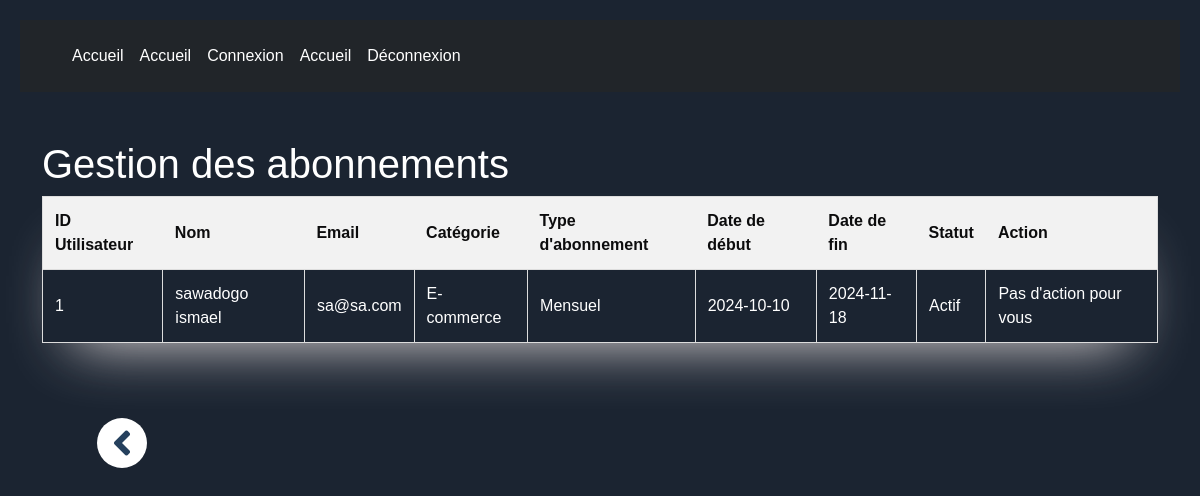
Screenshot of /souscription/user_souscription.php (signed in) with the database file from the repository.
### tables this page shows
CREATE TABLE `subscriptions` (
  `id` int NOT NULL,
  `user_id` int DEFAULT NULL,
  `categorie` enum('E-commerce','Gestion-hopital','Gestion-administrative') DEFAULT NULL,
  `type_abonnement` enum('Mensuel','Annuel') DEFAULT NULL,
  `date_debut` date DEFAULT NULL,
  `date_fin` date DEFAULT NULL,
  `statut` enum('Actif','Expiré','Annulé') DEFAULT 'Actif',
  `prix` decimal(10,0) DEFAULT NULL
);

CREATE TABLE `users` (
  `id` int NOT NULL,
  `nom` varchar(100) DEFAULT NULL,
  `prenom` varchar(100) DEFAULT NULL,
  `telephone` varchar(20) DEFAULT NULL,
  `email` varchar(100) DEFAULT NULL,
  `mot_de_passe` varchar(255) DEFAULT NULL,
  `date_naissance` date DEFAULT NULL,
  `sexe` enum('M','F') DEFAULT NULL,
  `statut` enum('Actif','Inactif') DEFAULT NULL,
  `created_at` timestamp NULL DEFAULT CURRENT_TIMESTAMP
);

### souscription/user_souscription.php (the view, shortened to what this page needs)
<?php
require_once '../public/composants/body_header.php';
require_once ('../users/db_my.php');
$sql = "SELECT users.id AS user_id, users.nom, users.prenom, users.email,subscriptions.id AS subscription_id, subscriptions.categorie, subscriptions.type_abonnement, subscriptions.date_debut, subscriptions.date_fin, subscriptions.statut
        FROM users
        JOIN subscriptions ON users.id = subscriptions.user_id WHERE users.id='".$_SESSION['user_id']."'";
$result = $conn->query($sql);
?>
<!DOCTYPE html>
<html>
<head>
    <link rel="stylesheet" href="../public/css/style.css">
    <link rel="stylesheet" href="../public/css/fa.css">
</head>
<body class="fadeInRightBig">
<h1 class="text-white">Gestion des abonnements</h1>
<table border="1">
    <tr>
        <th>ID Utilisateur</th>
        <th>Nom</th>
        <th>Email</th>
        <th>Catégorie</th>
        <th>Type d'abonnement</th>
        <th>Date de début</th>
        <th>Date de fin</th>
        <th>Statut</th>
        <th>Action</th>
    </tr>
    <?php
    if ($result->num_rows > 0) {
        while($row = $result->fetch_assoc()) {
            echo "<tr>";
            echo "<td>" . $row['user_id'] . "</td>";
            echo "<td>" . $row['nom'] . " " . $row['prenom'] . "</td>";
            echo "<td>" . $row['email'] . "</td>";
            echo "<td>" . $row['categorie'] . "</td>";
            echo "<td>" . $row['type_abonnement'] . "</td>";
            echo "<td>" . $row['date_debut'] . "</td>";
            echo "<td>" . $row['date_fin'] . "</td>";
            echo "<td>" . $row['statut'] . "</td>";
            echo "<td>
                   Pas d'action pour vous
                </td>";
            echo "</tr>";
        }
    } else {
        echo "<tr><td colspan='9'>Aucun utilisateur trouvé.</td></tr>";
    }
    ?>
</table>
<a onclick="history.back();"  class="mb-5"><i class="fas fa-angle-left arrow fa-3dicon fa-5x "></i></a>
</body>
</html>
<?php
require_once '../public/composants/sidefooter.php';
?>

### public/css/style.css (style rules this page uses)
body { font-family: Arial, sans-serif; margin: 0; padding: 20px; background-color: #1b2431!important; }
h1 { color: #333; }
table { width: 100%; border-collapse: collapse; margin-bottom: 20px; box-shadow: rgba(250, 250, 251, 0) 0px 50px 100px -20px, rgb(230, 223, 223) 0px 30px 60px -30px; }
table, td { border: 1px solid #ddd; color: white; }
th { color: #0c0c0d; }
th, td { padding: 12px; text-align: left; }
th { background-color: #f2f2f2; }

### public/css/fa.css (style rules this page uses)
.fa-3dicon { -webkit-transform-style: preserve-3d; -moz-transform-style: preserve-3d; -ms-transform-style: preserve-3d; -o-transform-style: preserve-3d; transform-style: preserve-3d; -webkit-perspective: 1000px; -moz-perspective: 1000px; -ms-perspective: 1000px; -o-perspective: 1000px; perspective: 1000px; -webkit-animation-name: rotate; -webkit-animation-duration:3s; -webkit-animation-timing-function: linear; -webkit-animation-iteration-count:infinite; -webkit-animation-fill-mode:both; -moz-animation-name: rotate; -moz-animation-duration:3s; -moz-animation-timing-function: linear; -moz-animation-iteration-count:infinite; -moz-animation-fill-mode:both; -o-animation-name: rotate; -o-animation-duration:3s; -o-animation-timing-function: linear; -o-animation-iteration-count:infinite; -o-animation-fill-mode:both; -ms-animation-name: rotate; -ms-animation-duration:3s; -ms-animation-timing-function: linear; -ms-animation-iteration-count:infinite; -ms-animation-fill-mode:both; animation-name: rotate; animation-duration:3s; animation-timing-function: linear; animation-iteration-count:infinite; animation-fill-mode:both; color:#25405D; margin:30px; }
.fadeInRightBig { -webkit-animation-name: fadeInRightBig; animation-name: fadeInRightBig; -webkit-animation-duration: 1s; animation-duration: 1s; -webkit-animation-fill-mode: both; animation-fill-mode: both; }

### public/composants/body_header.php (style rules this page uses)
.arrow { color: #006064; width: 50px; height: 50px; border-radius: 50%; background-color: white; text-align: center; line-height: 50px; font-size: 40px; text-shadow: text-shadow: 0 0 0 #006064;20px 0 0 #006064, 20px 0 0 #006064, 40px 0 0 #006064; transition: 0.6s linear; transform: translate(50%, 50%); cursor: pointer; }

### rows the page displays
subscriptions: user "1", user.nom "sawadogo", user.prenom "ismael", user.email "sa@sa.com", categorie "E-commerce", type_abonnement "Mensuel", date_debut "2024-10-10", date_fin "2024-11-18", statut "Actif"
